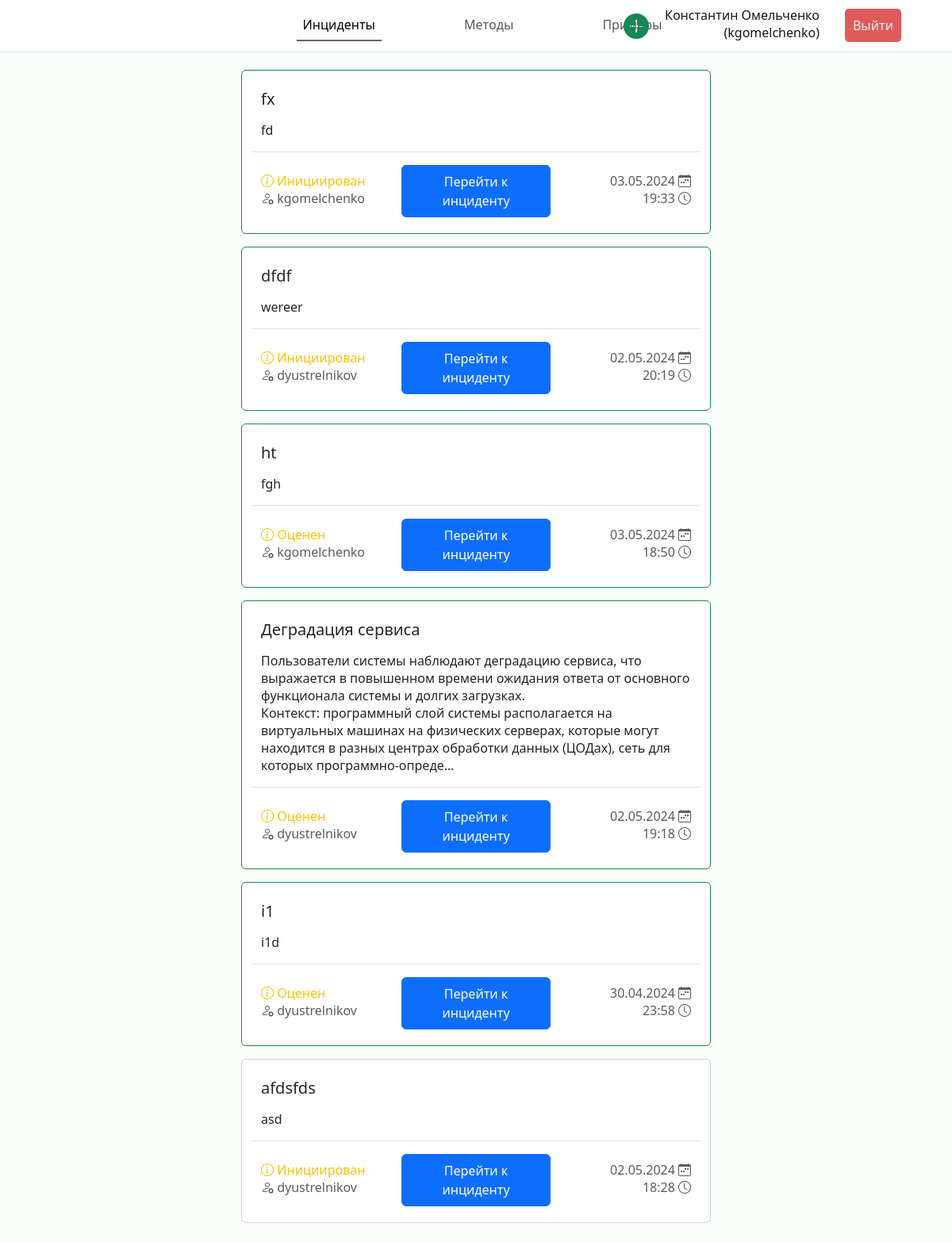
The app's page /incidents (signed in), older data.
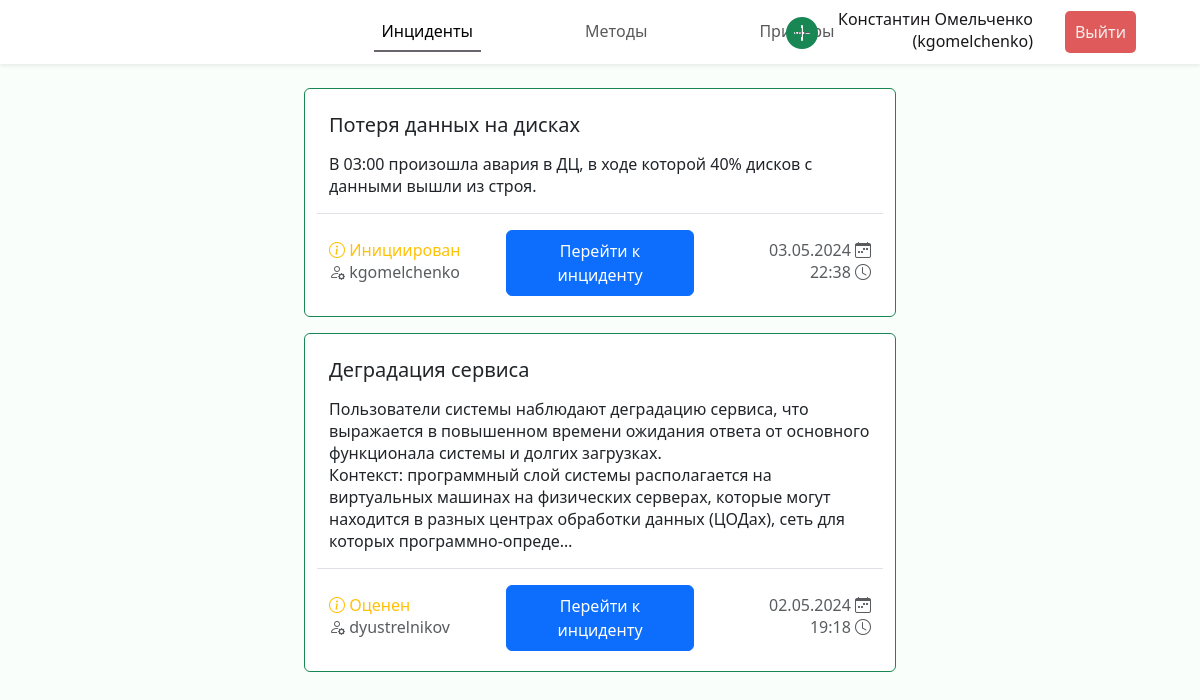
The same page, newer data.
### incidents/models.py (models this page shows, shortened)
class Incident(models.Model):
    name = models.CharField("Название", max_length=100)
    description = models.TextField("Описание")
    created_at = models.DateTimeField("Создан")
    results = models.JSONField("Результаты", null=True, blank=True)
    creator = models.ForeignKey(Expert, verbose_name="Инициатор", on_delete=models.CASCADE,
                                related_name="authored_incidents")
    status = models.ForeignKey(Status, verbose_name="Статус", on_delete=models.CASCADE)
    criteries = models.ManyToManyField(Criteria, through="IncidentCriteria")
    experts = models.ManyToManyField(Expert, through="IncidentExpert")
    class Meta:
        verbose_name = "Инцидент"
        verbose_name_plural = "Инциденты"

class Status(models.Model):
    name = models.CharField("Наименование", max_length=100)
    def __str__(self) -> str:
        return self.name
    class Meta:
        verbose_name = "Статус"
        verbose_name_plural = "Статусы"

class Expert(models.Model):
    user = models.OneToOneField(User, verbose_name="Пользователь", on_delete=models.CASCADE)
    class Meta:
        verbose_name = "Эксперт"
        verbose_name_plural = "Эксперты"

### incidents/views.py (the view)
# urls.py: path("incidents", views.incidents_list, name="incidents"),
@login_required(login_url='login')
def incidents_list(request) -> HttpResponse:
    incidents = Incident.objects.all().annotate(
        is_expert=Count(Case(When(experts__user=request.user, then=1)))
    ).order_by('-is_expert', 'status', '-created_at')
    return render(request, "incidents/incidents.html", {"incidents": incidents})

### incidents/templates/incidents/incidents.html (shortened to what this page needs)
{% extends 'incidents/base.html' %}
{% load static %}
{% block header %}
<header class="header fixed-top shadow-sm d-flex">
    <nav class="navbar navbar-expand-lg w-100">
        <div class="collapse navbar-collapse justify-content-center" id="navbarNav">
        <ul class="navbar-nav py-1">
            <li class="nav-item px-5"><a class="nav-link active" href="{% url 'incidents' %}">Инциденты</a></li>
            <li class="nav-item px-5"><a class="nav-link" href="{% url 'methods' %}">Методы</a></li>
            <li class="nav-item px-5"><a class="nav-link" href="{% url 'examples' %}">Примеры</a></li>
        </ul>
        </div>
        <ul class="navbar-nav position-fixed end-0 me-5 align-items-center">
            <li class="nav-item px-1 btn-create-icon">
                <a href="{% url 'incident_create' %}" class="fs-2" title="Инициировать решение инцидента">
                    <i class="bi bi-plus-circle-fill text-success"></i>
                </a>
            </li>
            <li class="nav-item px-3 text-end mb-1">
                <div class="fullname">{{ request.user.get_full_name }}</div>
                <div class="username">({{ request.user.get_username }})</div>
            </li>
            <li class="nav-item px-3">
                <form action="{% url 'logout' %}" method="POST">
                    <button class="logout-btn" type="submit">Выйти</button>
                </form>
            </li>
          </ul>
    </nav>
</header>
{% endblock %}
{% block content %}
<div class="cards d-flex p-2 flex-column align-items-center">
    {% for incident in incidents %}
    <div class="col-lg-6 col-xxl-5 card mb-3 {% if incident.is_expert == 1 %}border-success{% endif %}">
        <div class="card-body m-2 mb-1">
          <h5 class="card-title">{{ incident.name|truncatechars:120 }}</h5>
          <p class="card-text">{{ incident.description|linebreaks|truncatechars:360 }}</p>
          <div class="row justify-content-between align-items-center pt-3 border-top">
            <div class="col">
                <p class="card-subtitle text-warning mb-1"><i class="bi bi-info-circle"></i> {{ incident.status }}</p>
                <p class="card-subtitle text-muted"><i class="bi bi-person-gear"></i> {{ incident.creator.user.get_username  }}</p>
            </div>
            <a href="{% url 'incident' incident.id %}" class="col-4 btn btn-primary px-3 py-2">Перейти к инциденту</a>
            <div class="col">
                <p class="card-subtitle text-muted text-end mb-1">{{ incident.created_at|date:'d.m.Y' }} <i class="bi bi-calendar-week"></i></p>
                <p class="card-subtitle text-muted text-end">{{ incident.created_at|time }} <i class="bi bi-clock"></i></p>
            </div>
          </div>
        </div>
      </div>
    {% endfor %}
</div>
{% endblock %}

Row changes from the older to the newer data that the page shows:
removed Incident: name "fx", description "fd", status "Инициирован", creator.user.get_username "kgomelchenko", created_at "03.05.2024", created_at "19:33"
removed Incident: name "dfdf", description "wereer", status "Инициирован", creator.user.get_username "dyustrelnikov", created_at "02.05.2024", created_at "20:19"
removed Incident: name "ht", description "fgh", status "Оценен", creator.user.get_username "kgomelchenko", created_at "03.05.2024", created_at "18:50"
removed Incident: name "i1", description "i1d", status "Оценен", creator.user.get_username "dyustrelnikov", created_at "30.04.2024", created_at "23:58"
removed Incident: name "afdsfds", description "asd", status "Инициирован", creator.user.get_username "dyustrelnikov", created_at "02.05.2024", created_at "18:28"
added Incident: name "Потеря данных на дисках", description "В 03:00 произошла авария в ДЦ, в ходе которой 40% дисков с данными вышли из строя.", status "Инициирован", creator.user.get_username "kgomelchenko", created_at "03.05.2024", created_at "22:38"
